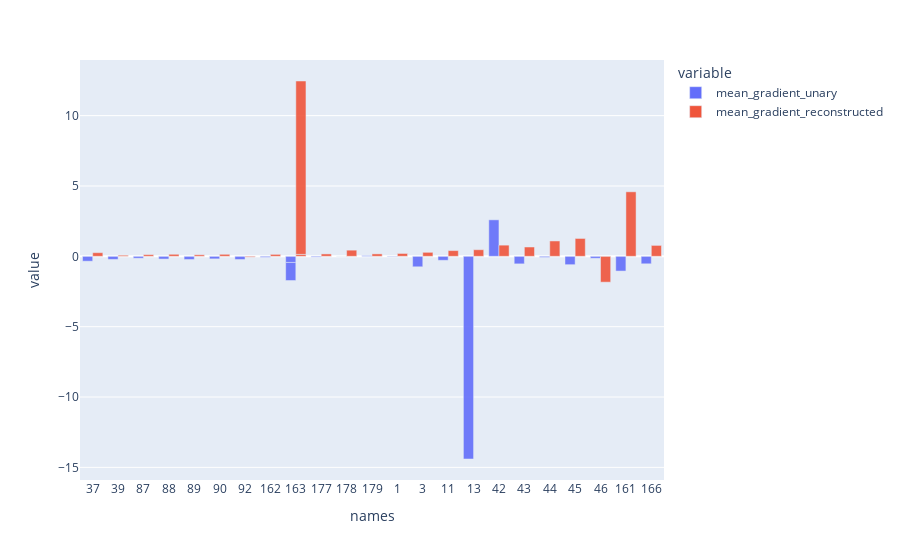

Notebook source saved alongside this figure:
### Code cell
px.bar(
    data_frame = gdf,
    x = "names",
    y = ["mean_gradient_unary","mean_gradient_reconstructed"],
    opacity = 0.9,
    orientation = "v",
    barmode = 'group',
    # title='Annual In-State Tuition vs Out-of-state Tuition',
)

### Figure 1 — Plotly figure (JSON) as saved in the notebook; plotly's stock layout.template omitted (floating-point values rounded to 4 significant figures)
{"data": [{"alignmentgroup": "True", "hovertemplate": "variable=mean_gradient_unary<br>names=%{x}<br>value=%{y}<extra></extra>", "legendgroup": "mean_gradient_unary", "marker": {"color": "#636efa", "opacity": 0.9, "pattern": {"shape": ""}}, "name": "mean_gradient_unary", "offsetgroup": "mean_gradient_unary", "orientation": "v", "showlegend": true, "textposition": "auto", "type": "bar", "x": ["37", "39", "87", "88", "89", "90", "92", "162", "163", "177", "178", "179", "1", "3", "11", "13", "42", "43", "44", "45", "46", "161", "163", "166"], "xaxis": "x", "y": [-0.3456, -0.2186, -0.1348, -0.1941, -0.2265, -0.1808, -0.2271, -0.0704, -0.4347, -0.05426, -0.0017, 0.04951, -0.02928, -0.7439, -0.2825, -14.4, 2.595, -0.5361, -0.07287, -0.5935, -0.1378, -1.047, -1.285, -0.5319], "yaxis": "y"}, {"alignmentgroup": "True", "hovertemplate": "variable=mean_gradient_reconstructed<br>names=%{x}<br>value=%{y}<extra></extra>", "legendgroup": "mean_gradient_reconstructed", "marker": {"color": "#EF553B", "opacity": 0.9, "pattern": {"shape": ""}}, "name": "mean_gradient_reconstructed", "offsetgroup": "mean_gradient_reconstructed", "orientation": "v", "showlegend": true, "textposition": "auto", "type": "bar", "x": ["37", "39", "87", "88", "89", "90", "92", "162", "163", "177", "178", "179", "1", "3", "11", "13", "42", "43", "44", "45", "46", "161", "163", "166"], "xaxis": "x", "y": [0.2592, 0.07779, 0.1191, 0.145, 0.109, 0.1445, -0.05867, 0.1388, 0.1402, 0.1702, 0.4378, 0.1731, 0.2037, 0.285, 0.4081, 0.4705, 0.7956, 0.6632, 1.092, 1.271, -1.837, 4.586, 12.32, 0.7767], "yaxis": "y"}], "layout": {"barmode": "group", "legend": {"title": {"text": "variable"}, "tracegroupgap": 0}, "margin": {"t": 60}, "xaxis": {"anchor": "y", "domain": [0, 1], "title": {"text": "names"}}, "yaxis": {"anchor": "x", "domain": [0, 1], "title": {"text": "value"}}}}
